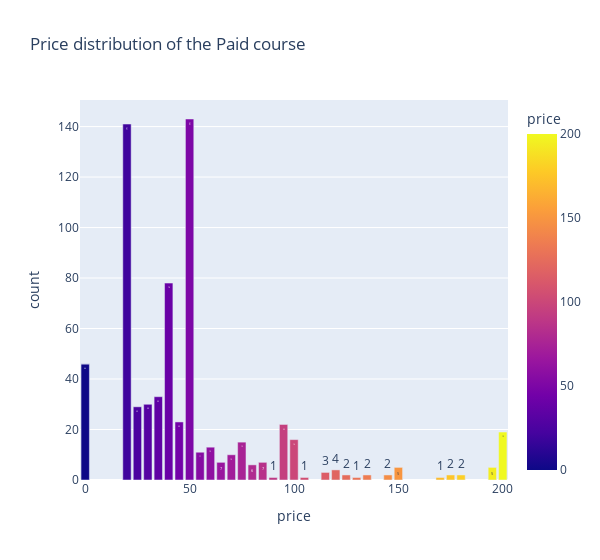

The code cell stored with this chart in its notebook:
### Code cell
p=pd.crosstab(df[df["subject"]=="Musical Instruments"].is_paid,df.price).stack().reset_index(name='count')
fig=px.bar(p,x='price',y='count',text='count',color='price',title='Price distribution of the Paid course')
fig.update_layout(showlegend=False, width=600)
fig.show()

### Figure 1 — Plotly figure (JSON) as saved in the notebook; plotly's stock layout.template omitted (floating-point values rounded to 4 significant figures)
{"data": [{"alignmentgroup": "True", "hovertemplate": "price=%{marker.color}<br>count=%{text}<extra></extra>", "legendgroup": "", "marker": {"color": [0, 20, 25, 30, 35, 40, 45, 50, 55, 60, 65, 70, 75, 80, 85, 90, 95, 100, 105, 115, 120, 125, 130, 135, 145, 150, 170, 175, 180, 195, 200, 0, 20, 25, 30, 35, 40, 45, 50, 55, 60, 65, 70, 75, 80, 85, 90, 95, 100, 105, 115, 120, 125, 130, 135, 145, 150, 170, 175, 180, 195, 200], "coloraxis": "coloraxis"}, "name": "", "offsetgroup": "", "orientation": "v", "showlegend": false, "text": [46, 0, 0, 0, 0, 0, 0, 0, 0, 0, 0, 0, 0, 0, 0, 0, 0, 0, 0, 0, 0, 0, 0, 0, 0, 0, 0, 0, 0, 0, 0, 0, 141, 29, 30, 33, 78, 23, 143, 11, 13, 7, 10, 15, 6, 7, 1, 22, 16, 1, 3, 4, 2, 1, 2, 2, 5, 1, 2, 2, 5, 19], "textposition": "auto", "type": "bar", "x": [0, 20, 25, 30, 35, 40, 45, 50, 55, 60, 65, 70, 75, 80, 85, 90, 95, 100, 105, 115, 120, 125, 130, 135, 145, 150, 170, 175, 180, 195, 200, 0, 20, 25, 30, 35, 40, 45, 50, 55, 60, 65, 70, 75, 80, 85, 90, 95, 100, 105, 115, 120, 125, 130, 135, 145, 150, 170, 175, 180, 195, 200], "xaxis": "x", "y": [46, 0, 0, 0, 0, 0, 0, 0, 0, 0, 0, 0, 0, 0, 0, 0, 0, 0, 0, 0, 0, 0, 0, 0, 0, 0, 0, 0, 0, 0, 0, 0, 141, 29, 30, 33, 78, 23, 143, 11, 13, 7, 10, 15, 6, 7, 1, 22, 16, 1, 3, 4, 2, 1, 2, 2, 5, 1, 2, 2, 5, 19], "yaxis": "y"}], "layout": {"barmode": "relative", "coloraxis": {"colorbar": {"title": {"text": "price"}}, "colorscale": [[0, "#0d0887"], [0.1111, "#46039f"], [0.2222, "#7201a8"], [0.3333, "#9c179e"], [0.4444, "#bd3786"], [0.5556, "#d8576b"], [0.6667, "#ed7953"], [0.7778, "#fb9f3a"], [0.8889, "#fdca26"], [1, "#f0f921"]]}, "legend": {"tracegroupgap": 0}, "showlegend": false, "title": {"text": "Price distribution of the Paid course"}, "width": 600, "xaxis": {"anchor": "y", "domain": [0, 1], "title": {"text": "price"}}, "yaxis": {"anchor": "x", "domain": [0, 1], "title": {"text": "count"}}}}
